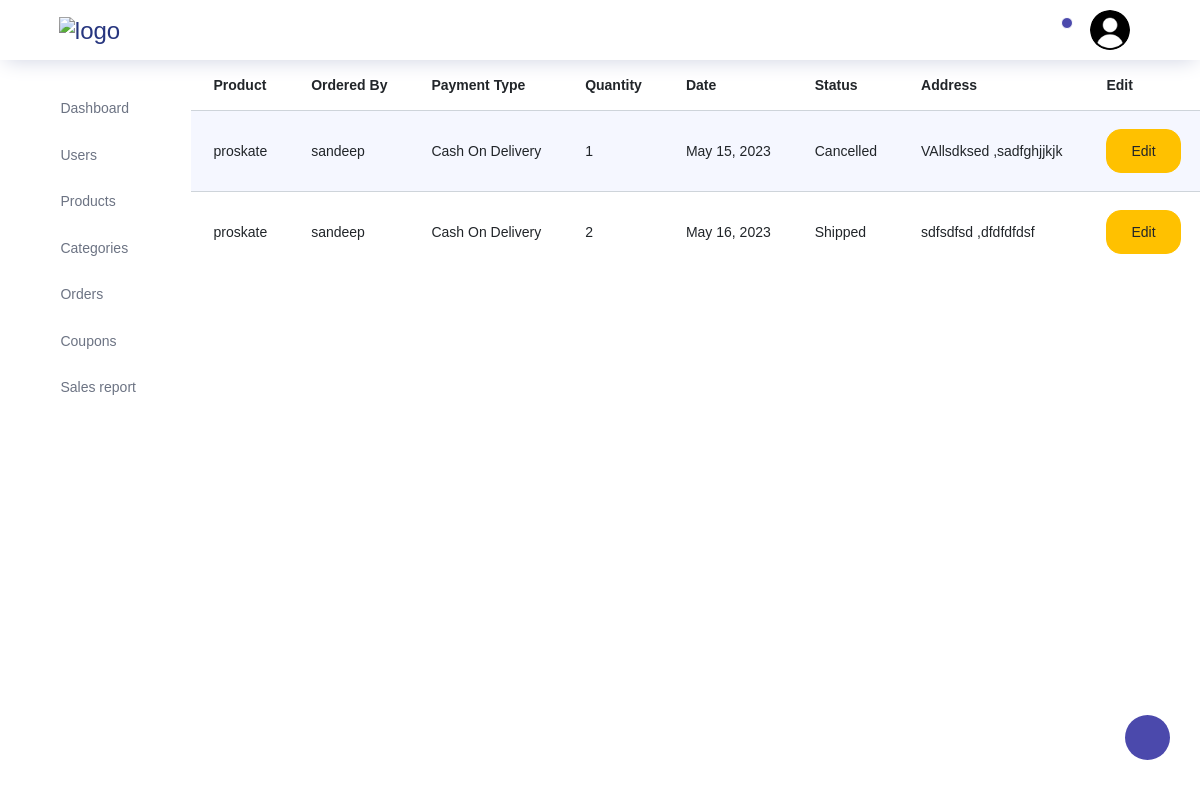
The page /storeadmin/orders/ on the database as committed earlier.
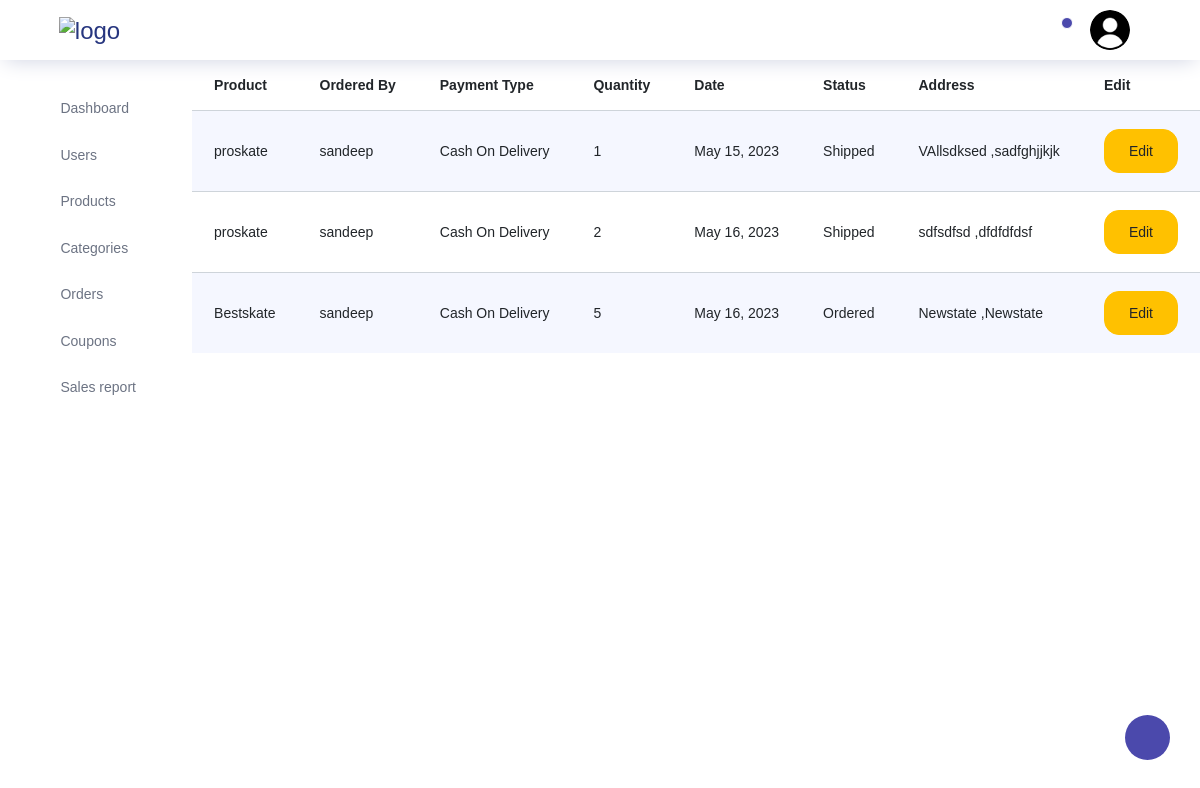
The same page on the database as committed later.
### store/models.py (models this page shows)
class Orders(models.Model):
    user=models.ForeignKey(Customers,on_delete=models.CASCADE)
    product=models.ForeignKey(Products,on_delete=models.CASCADE)
    address=models.ForeignKey(Address,on_delete=models.CASCADE)
    orderdate=models.DateField(auto_now_add=True)
    orderstatus=models.CharField(max_length=200,default="pending")
    ordertype=models.CharField(max_length=200)
    quantity=models.PositiveIntegerField()

class Products(models.Model):
    name=models.CharField(max_length=200,unique=True)
    price = models.DecimalField(max_digits=10, decimal_places=2)
    quantity=models.IntegerField(max_length=200)
    category=models.ForeignKey(Category,on_delete=models.CASCADE)
    description=models.TextField(blank=True)
    image1=models.ImageField(upload_to='store/products/', blank=True)
    image2=models.ImageField(upload_to='store/products/', blank=True)
    image3=models.ImageField(upload_to='store/products/', blank=True)
    image4=models.ImageField(upload_to='store/products/', blank=True)

class Customers(models.Model):
    username=models.CharField(max_length=200,unique=True)
    name=models.CharField(max_length=200)
    email=models.CharField(max_length=200)
    phonenumber=models.IntegerField(max_length=200)
    password=models.CharField(max_length=200)
    repassword=models.CharField(max_length=200)
    isblocked=models.BooleanField(default=False)

class Address(models.Model):
    customer=models.ForeignKey(Customers,on_delete=models.CASCADE)
    country=models.CharField(max_length=200)
    state=models.CharField(max_length=200)
    district=models.CharField(max_length=200)
    locality=models.CharField(max_length=200)
    house=models.CharField(max_length=200)
    pincode=models.PositiveIntegerField()

### storeadmin/views.py (the view)
# urls.py: path("orders/",views.orders,name="admin_orders"),
def orders(request):
    orderobjs=Orders.objects.all()
    return render(request,"storeadmin/orders/orders.html",{"orderobjs":orderobjs})

### storeadmin/templates/storeadmin/orders/orders.html (shortened to what this page needs)
{% extends 'storeadmin/index.html' %}
{% block content %}
<div class="container-fluid">
    <div class="row">
        <table class="table table-striped">
          <thead>
            <tr>
              <th>Product</th>
              <th>Ordered By</th>
              <th>Payment Type</th>
              <th>Quantity</th>
              <th>Date</th>
              <th>Status</th>
              <th>Address</th>
              <th>Edit</th>
            </tr>
          </thead>
          <tbody>
            {% for item in orderobjs %}
            <tr>
              <td>{{ item.product.name }}</td>
              <td>{{ item.user.name }}</td>
              <td>{{ item.ordertype }}</td>
              <td>{{ item.quantity }}</td>
              <td>{{ item.orderdate }}</td>
              <td>{{ item.orderstatus }}</td>
              <td>{{ item.address.house }} ,{{ item.address.locality }}</td>
              <td><a href={% url 'admin_editorderstatus' item.id %}><button class="btn edit-btn btn-warning">Edit</button></a></td>
            </tr>
            {% endfor %}
          </tbody>
        </table>
    </div>
</div>
{% endblock content %}

Rows that differ between the two databases and show on the page:
changed Orders "May 15, 2023": orderstatus "Cancelled" → "Shipped"
added Orders: product.name "Bestskate", user.name "sandeep", ordertype "Cash On Delivery", quantity "5", orderdate "May 16, 2023", orderstatus "Ordered", address.house "Newstate", address.locality "Newstate"
